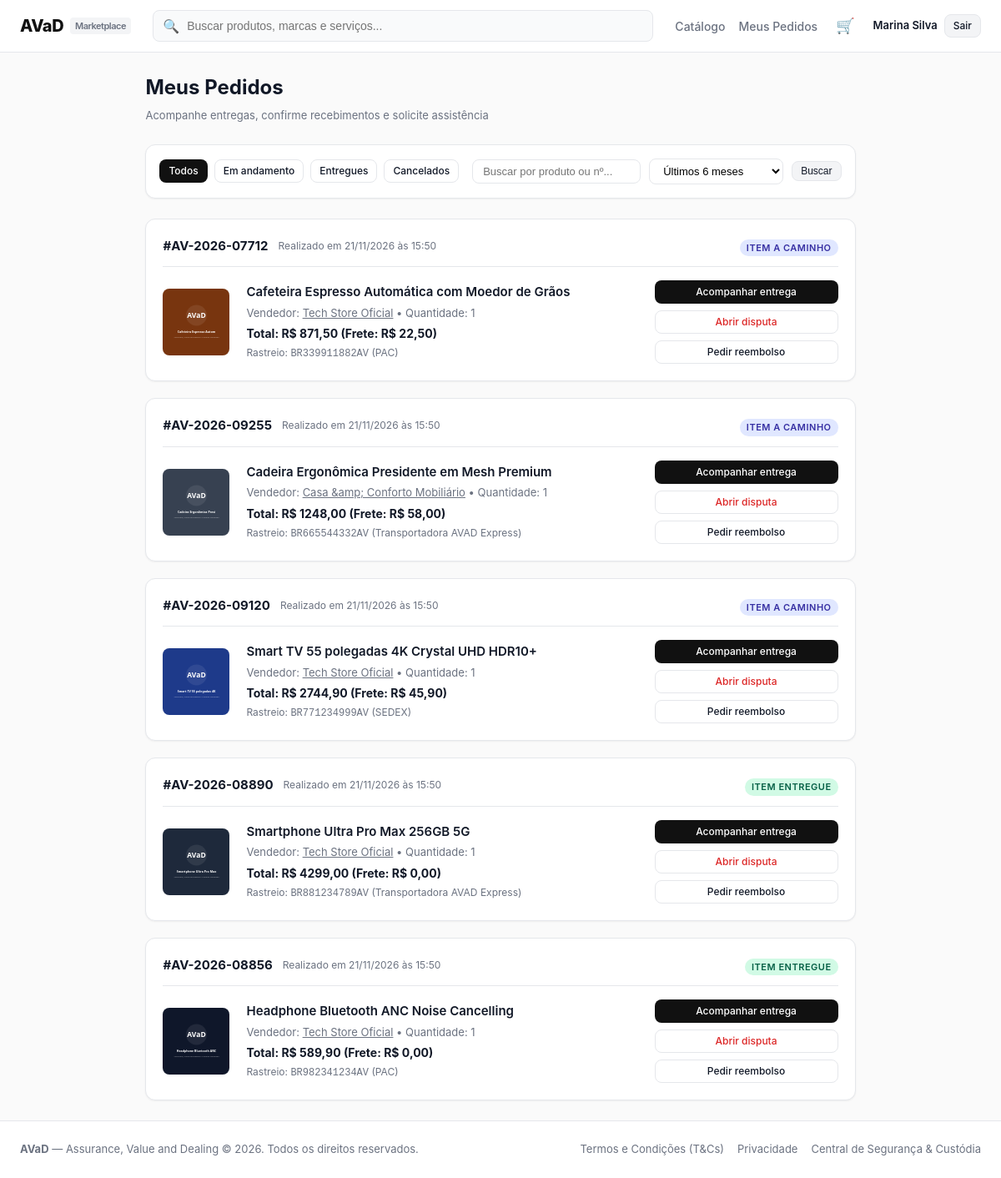
The page /orders/my-orders/ (signed in) on the database its author committed.
### accounts/models.py (models this page shows, shortened)
class UserProfile(models.Model):
    user = models.OneToOneField(User, on_delete=models.CASCADE, related_name='profile')
    nome = models.CharField(max_length=16)
    data_nascimento = models.DateField()
    cpf = models.CharField(max_length=14, unique=True)
    cnpj = models.CharField(max_length=18, blank=True, null=True, unique=True)
    tem_cnpj = models.BooleanField(default=False)
    email_verificado = models.BooleanField(default=False)
    is_mediador = models.BooleanField(default=False)
    conta_bancaria_bloqueada = models.BooleanField(default=False)
    suspenso = models.BooleanField(default=False)
    token_verificacao = models.CharField(max_length=64, blank=True, null=True)
    tipo_usuario = models.CharField(max_length=20, choices=[
        ('comprador', 'Comprador'),
        ('vendedor', 'Vendedor'),
        ('mediador', 'Mediador'),
    ], default='comprador')
    nome_loja = models.CharField(max_length=64, blank=True, null=True)

### orders/models.py (models this page shows, shortened)
class Order(models.Model):
    codigo = models.CharField(max_length=20, unique=True, default=generate_order_code)
    comprador = models.ForeignKey(User, on_delete=models.CASCADE, related_name='compras')
    vendedor = models.ForeignKey(User, on_delete=models.CASCADE, related_name='vendas')
    produto = models.ForeignKey('catalog.Product', on_delete=models.CASCADE)
    quantidade = models.PositiveIntegerField(default=1)
    preco_unitario = models.DecimalField(max_digits=10, decimal_places=2)
    valor_frete = models.DecimalField(max_digits=10, decimal_places=2, default=0)
    metodo_frete = models.CharField(max_length=20, choices=METODO_FRETE_CHOICES, default='pac')
    prazo_dias = models.PositiveIntegerField(default=7)
    valor_total = models.DecimalField(max_digits=10, decimal_places=2)
    forma_pagamento = models.CharField(max_length=20, choices=FORMA_PAGAMENTO_CHOICES, default='cartao')
    parcelas = models.PositiveIntegerField(default=1)
    cep_entrega = models.CharField(max_length=10, blank=True)
    endereco_entrega = models.TextField(blank=True)
    codigo_rastreio = models.CharField(max_length=20, blank=True, default='')
    status = models.CharField(max_length=30, choices=STATUS_CHOICES, default='aguardando_pagamento')
    recebimento_confirmado = models.BooleanField(default=False)
    criado_em = models.DateTimeField(auto_now_add=True)
    class Meta:
        ordering = ['-criado_em']
    @property
    def status_display_badge(self):
        mapping = {
            'aguardando_pagamento': ('AGUARDANDO PAGAMENTO', 'warning'),
            'aguardando_confirmacao': ('AGUARDANDO CONFIRMAÇÃO', 'info'),
            'preparando': ('PREPARANDO ENVIO', 'info'),
            'a_caminho': ('ITEM A CAMINHO', 'primary'),
            'entregue': ('ITEM ENTREGUE', 'success'),
            'cancelado': ('CANCELADO/ESTORNADO', 'danger'),
        }
        return mapping.get(self.status, ('DESCONHECIDO', 'secondary'))

### catalog/models.py (models this page shows, shortened)
class Product(models.Model):
    vendedor = models.ForeignKey(User, on_delete=models.CASCADE, related_name='products')
    titulo = models.CharField(max_length=200)
    categoria = models.CharField(max_length=50, choices=CATEGORIAS)
    descricao = models.TextField()
    caracteristicas = models.TextField(blank=True, help_text='Uma característica por linha')
    preco = models.DecimalField(max_digits=10, decimal_places=2)
    estoque = models.PositiveIntegerField(default=0)
    imagem = models.ImageField(upload_to='products/', blank=True, null=True)
    frete_gratis = models.BooleanField(default=False)
    ativo = models.BooleanField(default=True)
    criado_em = models.DateTimeField(auto_now_add=True)
    class Meta:
        ordering = ['-criado_em']

### orders/views.py (the view)
# urls.py: path('my-orders/', views.my_orders_view, name='my_orders'),
@login_required
def my_orders_view(request):
    orders = Order.objects.filter(comprador=request.user)
    aba = request.GET.get('aba', 'todos')
    if aba == 'em_andamento':
        orders = orders.filter(status__in=['aguardando_pagamento', 'aguardando_confirmacao', 'preparando', 'a_caminho'])
    elif aba == 'entregues':
        orders = orders.filter(status='entregue')
    elif aba == 'cancelados':
        orders = orders.filter(status='cancelado')
    q = request.GET.get('q', '').strip()
    if q:
        orders = orders.filter(codigo__icontains=q) | orders.filter(produto__titulo__icontains=q)
    periodo = request.GET.get('periodo', '6m')
    if periodo == '6m':
        seis_meses_atras = timezone.now() - datetime.timedelta(days=180)
        orders = orders.filter(criado_em__gte=seis_meses_atras)
    return render(request, 'orders/my_orders.html', {
        'orders': orders,
        'aba': aba,
        'q': q,
        'periodo': periodo,
    })

### orders/cart.py (called while the page is built)
    def _qs(self):
        return CartItem.objects.filter(usuario=self.user)

    def count(self):
        total = self._qs().filter(produto__ativo=True).aggregate(t=Sum('quantidade'))['t']
        return total or 0

### orders/context_processors.py (called while the page is built)
def cart_count(request):
    user = getattr(request, 'user', None)
    if user is None or not user.is_authenticated:
        return {'cart_count': 0}
    return {'cart_count': Cart(request).count()}

### templates/orders/my_orders.html (shortened to what this page needs)
{% extends "base.html" %}
{% block content %}
<div style="margin-bottom: 24px;">
  <h1 style="font-size: 24px; font-weight: 700; margin-bottom: 6px;">Meus Pedidos</h1>
  <p style="font-size: 13px; color: var(--text-muted);">Acompanhe entregas, confirme recebimentos e solicite assistência</p>
</div>
<div class="card" style="margin-bottom: 24px; padding: 16px;">
  <div style="display: flex; justify-content: space-between; align-items: center; flex-wrap: wrap; gap: 16px;">
    <div style="display: flex; gap: 8px;">
      <a href="?aba=todos{% if q %}&q={{ q }}{% endif %}{% if periodo %}&periodo={{ periodo }}{% endif %}" class="btn btn-sm {% if aba == 'todos' %}btn-primary{% else %}btn-outline{% endif %}">
        Todos
      </a>
      <a href="?aba=em_andamento{% if q %}&q={{ q }}{% endif %}{% if periodo %}&periodo={{ periodo }}{% endif %}" class="btn btn-sm {% if aba == 'em_andamento' %}btn-primary{% else %}btn-outline{% endif %}">
        Em andamento
      </a>
      <a href="?aba=entregues{% if q %}&q={{ q }}{% endif %}{% if periodo %}&periodo={{ periodo }}{% endif %}" class="btn btn-sm {% if aba == 'entregues' %}btn-primary{% else %}btn-outline{% endif %}">
        Entregues
      </a>
      <a href="?aba=cancelados{% if q %}&q={{ q }}{% endif %}{% if periodo %}&periodo={{ periodo }}{% endif %}" class="btn btn-sm {% if aba == 'cancelados' %}btn-primary{% else %}btn-outline{% endif %}">
        Cancelados
      </a>
    </div>
    <form method="get" style="display: flex; gap: 10px; align-items: center;">
      <input type="text" name="q" value="{{ q }}" placeholder="Buscar por produto ou nº..." class="form-input" style="padding: 6px 12px; font-size: 13px; width: 220px;">
      <select name="periodo" onchange="this.form.submit()" class="form-select" style="padding: 6px 12px; font-size: 13px;">
        <option value="6m" {% if periodo == '6m' %}selected{% endif %}>Últimos 6 meses</option>
      </select>
      <button type="submit" class="btn btn-secondary btn-sm">Buscar</button>
    </form>
  </div>
</div>
<div style="display: flex; flex-direction: column; gap: 20px;">
  {% for order in orders %}
    <div class="card">
      <div style="display: flex; justify-content: space-between; align-items: center; border-bottom: 1px solid var(--border-color); padding-bottom: 12px; margin-bottom: 16px; flex-wrap: wrap; gap: 12px;">
        <div style="display: flex; align-items: center; gap: 12px;">
          <strong style="font-size: 15px;">{{ order.codigo }}</strong>
          <span style="font-size: 12px; color: var(--text-muted);">Realizado em {{ order.criado_em|date:"d/m/Y \à\s H:i" }}</span>
        </div>
        <div>
          <span class="badge badge-{{ order.status_display_badge.1 }}">
            {{ order.status_display_badge.0 }}
          </span>
        </div>
      </div>
      <div style="display: grid; grid-template-columns: 80px 1fr 220px; gap: 20px; align-items: center;">
        <div style="width: 80px; height: 80px; background: #F3F4F6; border-radius: var(--radius-md); overflow: hidden; display: flex; align-items: center; justify-content: center;">
          {% if order.produto.imagem %}
            <img src="{{ order.produto.imagem.url }}" alt="{{ order.produto.titulo }}" style="width: 100%; height: 100%; object-fit: cover;">
          {% else %}
            <span style="font-size: 11px; color: #9CA3AF;">Sem foto</span>
          {% endif %}
        </div>
        <div>
          <h3 style="font-size: 15px; font-weight: 600; margin-bottom: 4px;">
            <a href="{% url 'catalog:product_detail' order.produto.id %}">{{ order.produto.titulo }}</a>
          </h3>
          <div style="font-size: 13px; color: var(--text-muted); margin-bottom: 4px;">
            Vendedor: <a href="{% url 'accounts:seller_profile' order.vendedor.id %}" style="text-decoration: underline;">{{ order.vendedor.profile.nome_loja|default:order.vendedor.profile.nome }}</a>
            &bull; Quantidade: {{ order.quantidade }}
          </div>
          <div style="font-size: 14px; font-weight: 700;">
            Total: R$ {{ order.valor_total }} (Frete: R$ {{ order.valor_frete }})
          </div>
          {% if order.codigo_rastreio %}
            <div style="font-size: 12px; color: var(--text-muted); margin-top: 4px;">
              Rastreio: <code>{{ order.codigo_rastreio }}</code> ({{ order.get_metodo_frete_display }})
            </div>
          {% endif %}
        </div>
        <div style="display: flex; flex-direction: column; gap: 8px;">
          <a href="{% url 'orders:tracking' order.id %}" class="btn btn-primary btn-sm btn-block">
            Acompanhar entrega
          </a>
          {% if order.status in 'a_caminho,entregue' %}
            <a href="{% url 'disputes:open_dispute' order.id %}" class="btn btn-outline btn-sm btn-block" style="color: #DC2626;">
              Abrir disputa
            </a>
          {% endif %}
          {% if order.status != 'cancelado' %}
            <a href="{% url 'orders:refund' order.id %}" class="btn btn-outline btn-sm btn-block">
              Pedir reembolso
            </a>
          {% endif %}
        </div>
      </div>
    </div>
  {% endfor %}
</div>
{% endblock %}

### templates/base.html (shortened to what this page needs)
{% load static %}
<!DOCTYPE html>
<html lang="pt-br">
<head>
  <link rel="stylesheet" href="{% static 'css/style.css' %}">
</head>
<body>
  <header class="navbar">
    <div class="nav-container">
      <a href="{% url 'home' %}" class="logo">
        <span>AVaD</span>
        <span class="logo-tag">Marketplace</span>
      </a>
      <form action="{% url 'catalog:product_list' %}" method="get" class="search-form">
        <span class="search-icon">🔍</span>
        <input type="text" name="q" value="{{ request.GET.q|default:'' }}" class="search-input" placeholder="Buscar produtos, marcas e serviços...">
      </form>
      <nav class="nav-links">
        <a href="{% url 'catalog:product_list' %}" class="nav-link">Catálogo</a>
        {% if user.is_authenticated %}
          <a href="{% url 'orders:my_orders' %}" class="nav-link">Meus Pedidos</a>
          <a href="{% url 'orders:cart' %}" class="nav-link cart-link" title="Carrinho" aria-label="Carrinho">
            🛒{% if cart_count %}<span class="cart-badge">{{ cart_count }}</span>{% endif %}
          </a>
          <div style="display: flex; align-items: center; gap: 8px;">
            <span style="font-size: 13px; font-weight: 600;">{{ user.profile.nome|default:user.username }}</span>
            <a href="{% url 'accounts:logout' %}" class="btn btn-secondary btn-sm">Sair</a>
          </div>
        {% else %}
          <a href="{% url 'accounts:login' %}" class="btn btn-outline btn-sm">Entrar</a>
          <a href="{% url 'accounts:register' %}" class="btn btn-primary btn-sm">Cadastre-se</a>
        {% endif %}
      </nav>
    </div>
  </header>
  <main class="container">
    {% block content %}{% endblock %}
  </main>
  <footer class="footer">
    <div class="footer-inner">
      <div>
        <strong>AVaD</strong> — Assurance, Value and Dealing &copy; 2026. Todos os direitos reservados.
      </div>
      <div style="display: flex; gap: 16px;">
        <a href="#">Termos e Condições (T&Cs)</a>
        <a href="#">Privacidade</a>
        <a href="#">Central de Segurança & Custódia</a>
      </div>
    </div>
  </footer>
</body>
</html>

### static/css/style.css (style rules this page uses)
:root { --bg-main: #FAFAFA; --bg-card: #FFFFFF; --text-main: #111827; --text-muted: #6B7280; --border-color: #E5E7EB; --primary: #111111; --primary-hover: #000000; --accent-emerald: #10B981; --accent-blue: #2563EB; --sidebar-dark: #142621; --sidebar-text: #E2E8F0; --sidebar-muted: #94A3B8; --sidebar-active: #10B981; --danger: #EF4444; --warning: #F59E0B; --success: #10B981; --info: #3B82F6; --radius-sm: 4px; --radius-md: 8px; --radius-lg: 12px; --shadow-sm: 0 1px 2px 0 rgba(0, 0, 0, 0.05); --shadow-md: 0 4px 6px -1px rgba(0, 0, 0, 0.1); --shadow-lg: 0 10px 15px -3px rgba(0, 0, 0, 0.1); }
* { box-sizing: border-box; margin: 0; padding: 0; }
body { font-family: -apple-system, BlinkMacSystemFont, "Segoe UI", Roboto, Helvetica, Arial, sans-serif; background-color: var(--bg-main); color: var(--text-main); line-height: 1.5; min-height: 100vh; display: flex; flex-direction: column; }
a { color: inherit; text-decoration: none; }
.navbar { background-color: #FFFFFF; border-bottom: 1px solid var(--border-color); padding: 12px 24px; position: sticky; top: 0; z-index: 50; }
.nav-container { max-width: 1280px; margin: 0 auto; display: flex; align-items: center; justify-content: space-between; gap: 20px; }
.logo { font-size: 20px; font-weight: 800; letter-spacing: -0.5px; color: var(--primary); display: flex; align-items: center; gap: 8px; }
.logo-tag { font-size: 11px; font-weight: 600; background-color: #F3F4F6; padding: 2px 6px; border-radius: var(--radius-sm); color: var(--text-muted); }
.search-form { flex: 1; max-width: 600px; position: relative; }
.search-input { width: 100%; padding: 10px 16px 10px 40px; border: 1px solid var(--border-color); border-radius: var(--radius-md); font-size: 14px; outline: none; background-color: #F9FAFB; transition: all 0.2s; }
.search-icon { position: absolute; left: 12px; top: 50%; transform: translateY(-50%); color: var(--text-muted); }
.nav-links { display: flex; align-items: center; gap: 16px; font-size: 14px; font-weight: 500; }
.nav-link { color: var(--text-muted); transition: color 0.2s; }
.btn { display: inline-flex; align-items: center; justify-content: center; padding: 8px 16px; border-radius: var(--radius-md); font-size: 14px; font-weight: 500; cursor: pointer; transition: all 0.15s ease-in-out; border: 1px solid transparent; text-decoration: none; gap: 8px; }
.btn-primary { background-color: var(--primary); color: #FFFFFF; }
.btn-secondary { background-color: #F3F4F6; color: var(--text-main); border-color: var(--border-color); }
.btn-outline { background-color: transparent; border-color: var(--border-color); color: var(--text-main); }
.btn-sm { padding: 4px 10px; font-size: 12px; }
.btn-block { width: 100%; }
.container { max-width: 1280px; margin: 0 auto; padding: 24px 16px; flex: 1; }
.badge { display: inline-flex; align-items: center; padding: 2px 8px; border-radius: 9999px; font-size: 11px; font-weight: 600; text-transform: uppercase; letter-spacing: 0.5px; }
.badge-primary { background-color: #E0E7FF; color: #3730A3; }
.badge-success { background-color: #D1FAE5; color: #065F46; }
.form-input, .form-select, textarea.form-input { width: 100%; padding: 10px 14px; border: 1px solid var(--border-color); border-radius: var(--radius-md); font-size: 14px; outline: none; transition: border-color 0.15s; background-color: #FFFFFF; }
.card { background-color: var(--bg-card); border: 1px solid var(--border-color); border-radius: var(--radius-lg); padding: 20px; box-shadow: var(--shadow-sm); }
.footer { background: #FFFFFF; border-top: 1px solid var(--border-color); padding: 24px; margin-top: auto; font-size: 13px; color: var(--text-muted); }
.footer-inner { max-width: 1280px; margin: 0 auto; display: flex; justify-content: space-between; align-items: center; }
.cart-link { position: relative; font-size: 18px; line-height: 1; padding: 4px 6px; }

### rows shown on the page
Order: codigo "#AV-2026-07712", criado_em "21/11/2026 às 15:50", status_display_badge.0 "ITEM A CAMINHO", produto.imagem (picture), produto.titulo "Cafeteira Espresso Automática com Moedor de Grãos", vendedor.profile.nome_loja "Tech Store Oficial", quantidade "1", valor_total "871,50", valor_frete "22,50", codigo_rastreio "BR339911882AV", metodo_frete "PAC", shows "Abrir disputa", shows "Pedir reembolso"
Order: codigo "#AV-2026-09255", criado_em "21/11/2026 às 15:50", status_display_badge.0 "ITEM A CAMINHO", produto.imagem (picture), produto.titulo "Cadeira Ergonômica Presidente em Mesh Premium", vendedor.profile.nome_loja "Casa &amp; Conforto Mobiliário", quantidade "1", valor_total "1248,00", valor_frete "58,00", codigo_rastreio "BR665544332AV", metodo_frete "Transportadora AVAD Express", shows "Abrir disputa", shows "Pedir reembolso"
Order: codigo "#AV-2026-09120", criado_em "21/11/2026 às 15:50", status_display_badge.0 "ITEM A CAMINHO", produto.imagem (picture), produto.titulo "Smart TV 55 polegadas 4K Crystal UHD HDR10+", vendedor.profile.nome_loja "Tech Store Oficial", quantidade "1", valor_total "2744,90", valor_frete "45,90", codigo_rastreio "BR771234999AV", metodo_frete "SEDEX", shows "Abrir disputa", shows "Pedir reembolso"
Order: codigo "#AV-2026-08890", criado_em "21/11/2026 às 15:50", status_display_badge.0 "ITEM ENTREGUE", produto.imagem (picture), produto.titulo "Smartphone Ultra Pro Max 256GB 5G", vendedor.profile.nome_loja "Tech Store Oficial", quantidade "1", valor_total "4299,00", valor_frete "0,00", codigo_rastreio "BR881234789AV", metodo_frete "Transportadora AVAD Express", shows "Abrir disputa", shows "Pedir reembolso"
Order: codigo "#AV-2026-08856", criado_em "21/11/2026 às 15:50", status_display_badge.0 "ITEM ENTREGUE", produto.imagem (picture), produto.titulo "Headphone Bluetooth ANC Noise Cancelling", vendedor.profile.nome_loja "Tech Store Oficial", quantidade "1", valor_total "589,90", valor_frete "0,00", codigo_rastreio "BR982341234AV", metodo_frete "PAC", shows "Abrir disputa", shows "Pedir reembolso"

### other values the page prints
{{ user.profile.nome|default:user.username }} "Marina Silva"
